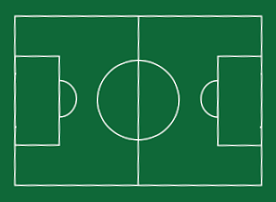
#> input picture trabajo-final/images/derecha.png, 276 x 202 px
$ jupyter execute --allow-errors 'Ejercicio 1.ipynb'   (shell and % lines are left out)
#> lines starting #> are read from the running program, lines starting #| are printed output that depends on the picture; after the words box and inside, x2 and y2 are one past the last pixel; in counts of white or black regions, pixels touching at a corner belong together
[cell 1]
#Diseñar un algoritmo que sea capaz de detectar y dibujar automaticamente las rectas.

#Extraer la posicion de las lineas exteriores y la linea central de la cancha en la imagen
#Primero: Eliminar ruido
#Segundo: Tecnica de busqueda y ajuste de lineas en la imagen. RANSAC, Hough o barrido horizontal o vertical. SOLO SE PERMITE UTILIZAR FUNCIONES PARA RESOLVER SISTEMAS POR MINIMOS CUADRADOS
#Tercero: Non-Max-Suppressio, elegir entre detecciones multiples de la misma recta y definir una deteccion unica entre lineas -analizar el angulo entre las rectas-.

[cell 2]
from google.colab import drive
drive.mount('/content/drive')
%cd /content/drive/MyDrive/computer-vision-um/cv-um-2021/trabajo-final/
import cv2
import argparse
import numpy as np
from cvum.utils import add_snp_noise
from cvum.utils import imread_rgb
from cvum.utils import correlationdot_2D
from sympy.solvers import solve
import matplotlib as mpl
import matplotlib.pyplot as plt
from google.colab.patches import cv2_imshow
from PIL import Image

[cell 3]
#Enderezar img

img = cv2.imread('./images/football.png') #Cargamos imagen


def estan_cercanos(a1, a2, error):
    cases = np.unwrap([a2-error, a1, a2 + error])
    return cases[0] <= cases[1] <= cases[2]

def enderezar(entrada, salida):
    # Leer la imagen
    imagen = cv2.imread(entrada)

    # Convertirla a gris y detectar bordes
    gray = cv2.cvtColor(imagen, cv2.COLOR_BGR2GRAY)

    binaria = cv2.Canny(gray,50,150,apertureSize = 3)
    # Usar la transformada de Hough para encontrar líneas
    # en la imagen binarizada, con una resolución de medio
    # grado (pi/720) y quedándose sólo con las líneas que
    # alcancen puntuación de 1000 o más (que serán las
    # más largas)
    lineas = cv2.HoughLines(binaria, 1, np.pi/720, 200)
    print(lineas)
    # Recopilemos qué ángulos ha encontrado la transformada
    # de hough para cada una de las líneas halladas
    angulos = []
    for linea in lineas:
        rho, theta = linea[0]
        if rho<0:
            theta = -theta

        # Quedarse solo con las rayas próximas a la horizontal
        # (con un error de +-10 grados)
        if not estan_cercanos(theta, np.pi/2, np.deg2rad(10)):
           continue;

        angulos.append(theta)

    # Ahora contemos cuántas veces aparece cada ángulo
    from collections import Counter
    veces = Counter(angulos)

    # Quedémonos con los tres casos más frecuentes
    frecuentes = veces.most_common(3)

    # Y calculemos el promedio de esos tres casos
    suma = sum(angulo*repeticion for angulo,repeticion in frecuentes)
    repeticiones = sum(repeticion for angulo, repeticion in frecuentes)
    angulo = suma/repeticiones

    angulo = np.rad2deg(angulo - np.pi/2)
    print("[INFO] angulo: {:.5f}".format(angulo))

    # Ahora enderecemos la imagen, girando el ángulo detectado
    (h, w) = imagen.shape[:2]
    centro = (w // 2, h // 2)
    M = cv2.getRotationMatrix2D(centro, angulo, 1.0)

    girada = cv2.warpAffine(imagen, M, (w, h),
                flags=cv2.INTER_CUBIC, borderMode=cv2.BORDER_REPLICATE)

    # Y volcamos a disco el resultado
    cv2.imwrite(salida, girada)

    plt.imshow(girada)


#> (the rest of this cell did not finish here and is left out)

[cell 4]
#Luego de tener la imagen recta, hay que detectar lineas, primero eliminamos ruido

[cell 5]
#@title Default title text
img = cv2.imread('./images/derecha.png')
#> img is the input picture: shape (202, 276, 3); mean B, G, R 63.9, 110, 24.8
gray = cv2.cvtColor(img,cv2.COLOR_BGR2GRAY)
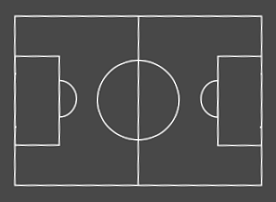
#> gray: shape (202, 276); min 56, max 255, mean 79.3

kernel_size = 7
blur_gray = cv2.GaussianBlur(gray,(kernel_size, kernel_size),0)
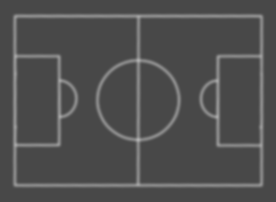
#> blur_gray: shape (202, 276); min 71, max 177, mean 79.3

low_threshold = 50
high_threshold = 150
edges = cv2.Canny(blur_gray, low_threshold, high_threshold)
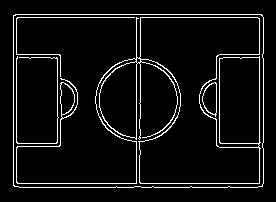
#> edges: shape (202, 276); 6.2% white in thin lines or dots, all inside (x1, y1, x2, y2) = (13, 14, 264, 188)

rho = 1  # distance resolution in pixels of the Hough grid
theta = np.pi / 360  # angular resolution in radians of the Hough grid
threshold = 8  # minimum number of votes (intersections in Hough grid cell)
min_line_length = 160  # minimum number of pixels making up a line
max_line_gap = 3  # maximum gap in pixels between connectable line segments
line_image = np.copy(img) * 0  # creating a blank to draw lines on
#> line_image: shape (202, 276, 3); every value is 0

# Run Hough on edge detected image
# Output "lines" is an array containing endpoints of detected line segments
lines = cv2.HoughLinesP(edges, rho, theta, threshold, np.array([]),
                    min_line_length, max_line_gap)
#> lines = [[13, 17, 257, 17], [259, 186, 259, 14], [13, 183, 258, 183], [136, 186, 136, 18], [13, 185, 13, 15]]
from sympy import symbols, solveset, Eq
x, y = symbols('x y')
i=0
ecuations = [1]*len(lines)
#> ecuations = [1, 1, 1, 1, 1]
#fig=plt.figure(figsize=(10, 1))
#array_x = [1]*len(lines)
#array_y = [1]*len(lines)
print(len(lines))
#| 5
for line in lines:
    for x1,y1,x2,y2 in line:
      cv2.line(line_image,(x1,y1),(x2,y2),(255,0,0),5)
      #ecuations[i] = ((x-x1)*(y2-y1))/(x2-x1) + y1 - y
      plt.figure()
      #plt.imshow(line_image)
      val = (x2 - x1)
      if ((x2 - x1)==0):
        ecuations[i] = x - x1
        #array_x[i] = Eq(x - x1)
        #print(array_x[i])
      else:
        ecuations[i] = ((x-x1)*(y2-y1))/(x2-x1) + y1 - y#x*(y2/val) -x*(y1/val) - x1*(y2/val) + x1*(y1/val) + y1 - y
        #array_y[i] = Eq(((x-x1)*(y2-y1))/(x2-x1) + y1 - y)
        #print(array_y[i])
      i += 1
#> this loop made 5 passes
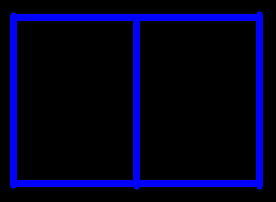
#> line_image: shape (202, 276, 3); mean B, G, R 31.7, 0, 0
#> after the loop, ecuations = 5 items; i = 5

img_derecha = cv2.imread('./images/derecha.png')
points=[]
#> (the rest of this cell did not finish here and is left out)

$ run again, with trabajo-final/images/lines.png copied over trabajo-final/images/derecha.png
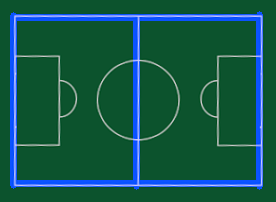
#> input picture trabajo-final/images/lines.png, 276 x 202 px
#> img is the input picture: shape (202, 276, 3); mean B, G, R 73.5, 87.8, 19.8
#> `edges = cv2.Canny(blur_gray, low_threshold, high_threshold)`:
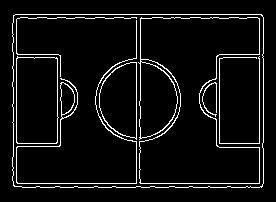
#> edges: shape (202, 276); 6.2% white in thin lines or dots, all inside (x1, y1, x2, y2) = (12, 14, 264, 188)
#> lines = [[13, 183, 263, 183], [15, 14, 261, 14], [259, 182, 259, 18], [136, 186, 136, 17]]
#> `ecuations = [1]*len(lines)`: ecuations = [1, 1, 1, 1]
#| 4
#> the loop `for line in lines:` made 4 passes
#> after the loop `for line in lines:`:
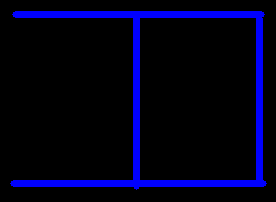
#> line_image: shape (202, 276, 3); mean B, G, R 26.6, 0, 0
#> after the loop `for line in lines:`: ecuations = 4 items; i = 4
